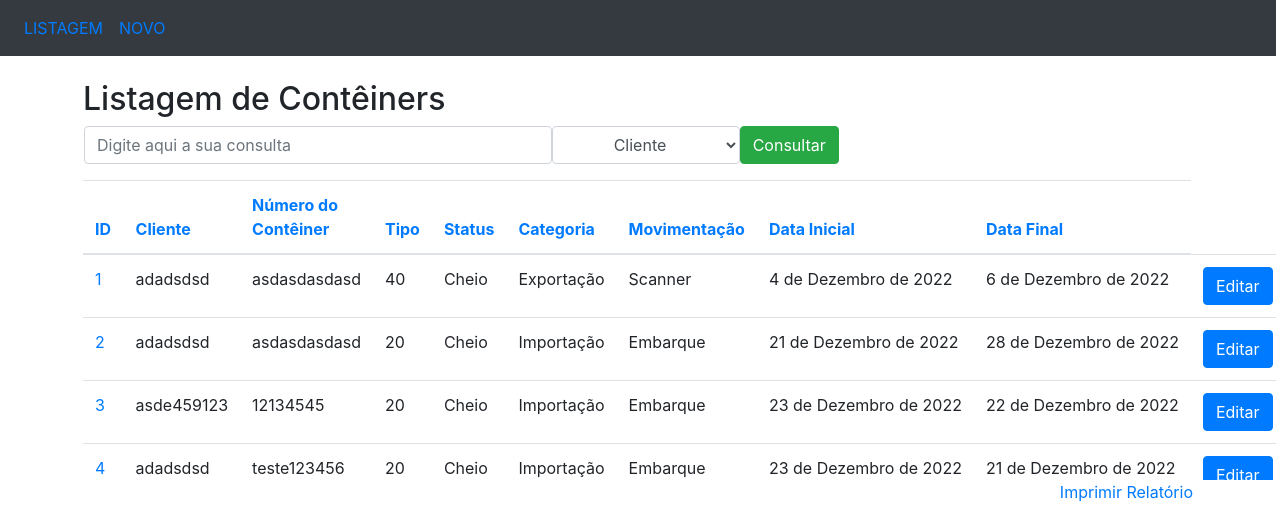
The page / on the database its author committed.
### crud/models.py (models this page shows, shortened)
class Pessoa(models.Model):
	cliente = models.CharField(max_length=100)
	numero_conteiner = models.CharField(max_length=100)
	tipo = models.CharField(max_length=100)
	status = models.CharField(max_length=100)
	categoria = models.CharField(max_length=100)
	movimentacao = models.CharField(max_length=100)
	data_inicial = models.DateField()
	data_final = models.DateField()

### crud/views.py (the view)
# urls.py: path('', listagem),
def listagem(request):
	titulo = 'Listagem de Contêiners'
	pessoas = Pessoa.objects.all()
	return render(request, 'listagem.html', {'titulo': titulo, 'pessoas': pessoas})

### crud/templates/listagem.html (shortened to what this page needs)
<!DOCTYPE html>
<html>
<head>
	<link rel="stylesheet" href="https://maxcdn.bootstrapcdn.com/bootstrap/4.3.1/css/bootstrap.min.css">
</head>
<body>
	<nav class="navbar navbar-expand-sm bg-dark">
		<ul class="navbar-nav">
			<li class="nav-item">
				<a class="nav-link" href="/crud/listagem">LISTAGEM</a>
			</li>
			<li class="nav-item">
				<a class="nav-link" href="/crud/insercao">NOVO</a>
			</li>
		</ul>
	</nav>
	<br>
	<div class="container">
		<h2>{{titulo}}</h2>
		<form action="/crud/consulta/" method="POST" name="frm_consulta" class="ml-3">{% csrf_token %}
			<div class="form-group">
				<div class="row">
					<input type="text" class="form-control col-md-5" name="consulta"
					placeholder="Digite aqui a sua consulta">
					<select class="form-control col-md-2" name="campo">
						<option value="cliente" align="center">Cliente</option>
					</select>
					<button type="submit" class="btn btn-success">Consultar</button>
				</div>
			</div>
		</form>
		<div style="overflow-y: scroll; height: 300px; width: 110%;" align="center">
			<table class="table">
				<thead>
					<tr>
						<th><a href="/crud/ordenacao/id">ID</a></th>
						<th><a href="/crud/ordenacao/cliente">Cliente</a></th>
						<th><a href="/crud/ordenacao/numero_conteiner">Número do Contêiner</a></th>
						<th><a href="/crud/ordenacao/tipo">Tipo</a></th>
						<th><a href="/crud/ordenacao/status">Status</a></th>
						<th><a href="/crud/ordenacao/categoria">Categoria</a></th>
						<th><a href="/crud/ordenacao/movimentacao">Movimentação</a></th>
						<th><a href="/crud/ordenacao/data_inicial">Data Inicial</a></th>
						<th><a href="/crud/ordenacao/data_final">Data Final</a></th>
					</tr>
				</thead>
				<tbody>
					{% for pessoa in pessoas %}
					<tr>
						<td nowrap="true">
							<a href="/crud/listagem/{{pessoa.id}}">{{pessoa.id}}</a>
						</td>
						<td nowrap="true">{{pessoa.cliente}}</td>
						<td nowrap="true">{{pessoa.numero_conteiner}}</td>
						<td nowrap="true">{{pessoa.tipo}}</td>
						<td nowrap="true">{{pessoa.status}}</td>
						<td nowrap="true">{{pessoa.categoria}}</td>
						<td nowrap="true">{{pessoa.movimentacao}}</td>
						<td nowrap="true">{{pessoa.data_inicial}}</td>
						<td nowrap="true">{{pessoa.data_final}}</td>
						<td nowrap="true" align="right">
							<a href="/crud/edicao/{{pessoa.id}}"
							class="btn btn-primary" role="button">
								Editar
							</a>
						</td>
					</tr>
					{% endfor %}
				</tbody>
			</table>
		</div>
		<a href="#" style="float: right;" onclick="relatorio()">Imprimir Relatório</a>
	</div>
</body>
</html>

### rows shown on the page
Pessoa: id "1", cliente "adadsdsd", numero_conteiner "asdasdasdasd", tipo "40", status "Cheio", categoria "Exportação", movimentacao "Scanner", data_inicial "4 de Dezembro de 2022", data_final "6 de Dezembro de 2022"
Pessoa: id "2", cliente "adadsdsd", numero_conteiner "asdasdasdasd", tipo "20", status "Cheio", categoria "Importação", movimentacao "Embarque", data_inicial "21 de Dezembro de 2022", data_final "28 de Dezembro de 2022"
Pessoa: id "3", cliente "asde459123", numero_conteiner "12134545", tipo "20", status "Cheio", categoria "Importação", movimentacao "Embarque", data_inicial "23 de Dezembro de 2022", data_final "22 de Dezembro de 2022"
Pessoa: id "4", cliente "adadsdsd", numero_conteiner "teste123456", tipo "20", status "Cheio", categoria "Importação", movimentacao "Embarque", data_inicial "23 de Dezembro de 2022", data_final "21 de Dezembro de 2022"

### other values the page prints
{{ titulo }} "Listagem de Contêiners"
